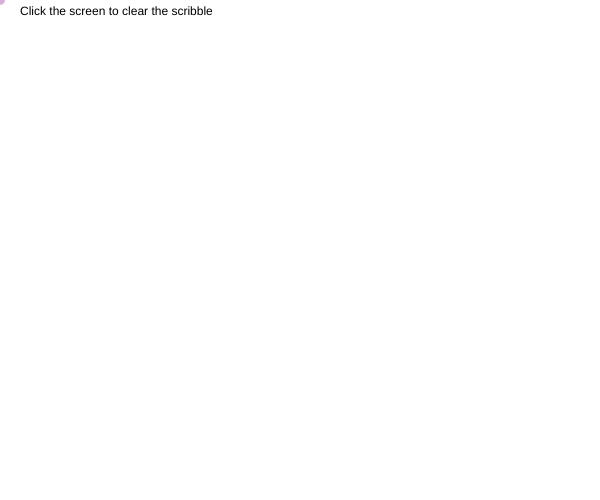
Frame 1 (no input)
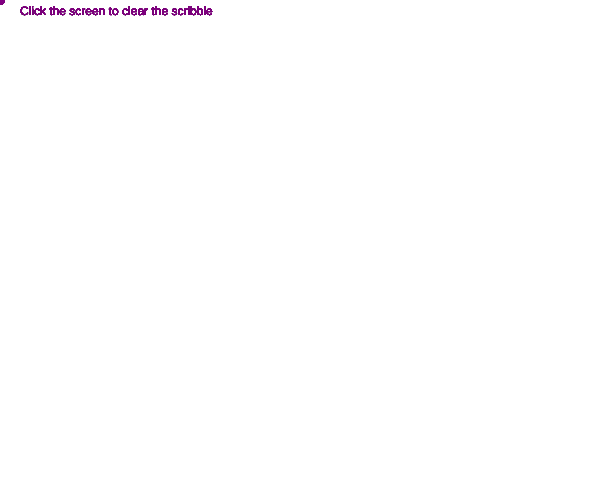
Frame 60 (no input)
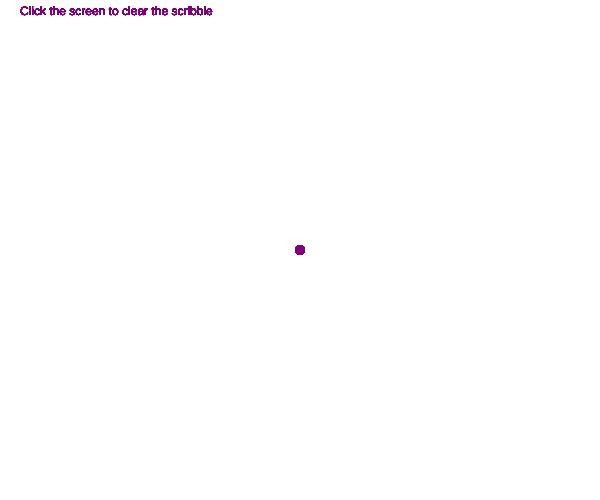
Frame 120 (the mouse pressed at the canvas centre since frame 60)

The p5.js sketch that drew these frames (run headless with seeded random() and noise() and a simulated clock; from frame 60 on, the mouse is pressed at the canvas centre):

// p5.js sketch
// ── sketch.js
//https://github.com/techiespace/100-cool-projects-with-p5.js
function setup() {
  createCanvas(600, 500);
  background(255);
}

function draw() {
  text("Click the screen to clear the scribble", 20, 15);
  noStroke();
  fill(128, 0, 128, 80);
  ellipse(mouseX, mouseY, 10, 10);
}

function mousePressed() {
  background(255);
}
